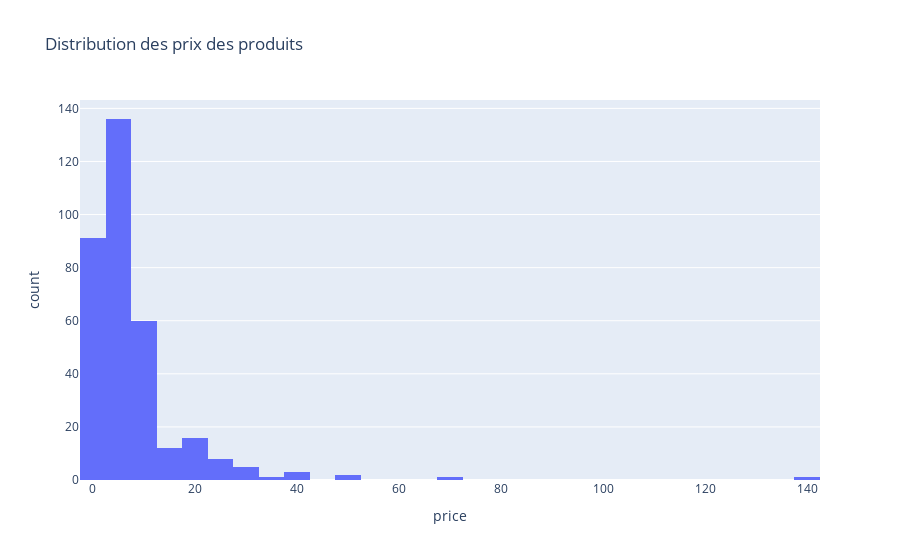

Notebook code for this chart:
### Code cell
import plotly.express as px

fig1 = px.histogram(aziza, x="price", nbins=30, title="Distribution des prix des produits")
fig1.show()

### Figure 1 — Plotly figure (JSON) as saved in the notebook; plotly's stock layout.template omitted (floating-point values rounded to 4 significant figures; data arrays with more than 128 entries replaced by an {"elided": "..."} marker saying what was removed)
{"data": [{"alignmentgroup": "True", "bingroup": "x", "hovertemplate": "price=%{x}<br>count=%{y}<extra></extra>", "legendgroup": "", "marker": {"color": "#636efa", "pattern": {"shape": ""}}, "name": "", "nbinsx": 30, "offsetgroup": "", "orientation": "v", "showlegend": false, "type": "histogram", "x": {"elided": "336 float values"}, "xaxis": "x", "yaxis": "y"}], "layout": {"barmode": "relative", "legend": {"tracegroupgap": 0}, "title": {"text": "Distribution des prix des produits"}, "xaxis": {"anchor": "y", "domain": [0, 1], "title": {"text": "price"}}, "yaxis": {"anchor": "x", "domain": [0, 1], "title": {"text": "count"}}}}
